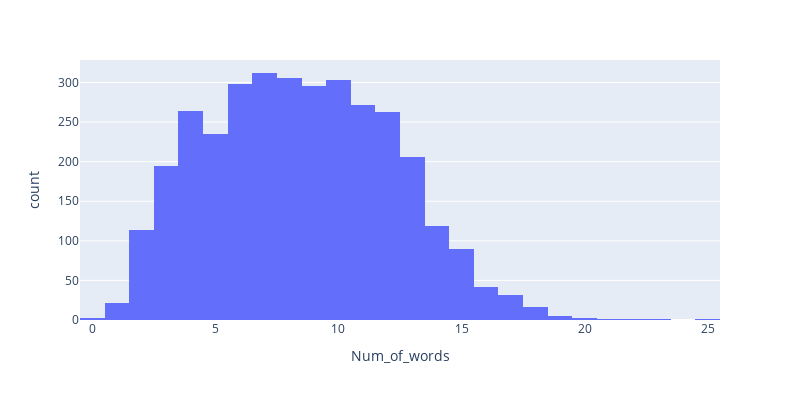

The notebook cell this image was saved under:
### Code cell
fig = px.histogram(train_data, x="Num_of_words")
fig.update_layout(    autosize=False,    width=800,    height=400,)
fig.show()

### Figure 1 — Plotly figure (JSON) as saved in the notebook; plotly's stock layout.template omitted (floating-point values rounded to 4 significant figures; data arrays with more than 128 entries replaced by an {"elided": "..."} marker saying what was removed)
{"data": [{"alignmentgroup": "True", "bingroup": "x", "hovertemplate": "Num_of_words=%{x}<br>count=%{y}<extra></extra>", "legendgroup": "", "marker": {"color": "#636efa"}, "name": "", "offsetgroup": "", "orientation": "v", "showlegend": false, "type": "histogram", "x": {"elided": "3395 int values"}, "xaxis": "x", "yaxis": "y"}], "layout": {"autosize": false, "barmode": "relative", "height": 400, "legend": {"tracegroupgap": 0}, "margin": {"t": 60}, "width": 800, "xaxis": {"anchor": "y", "domain": [0, 1], "title": {"text": "Num_of_words"}}, "yaxis": {"anchor": "x", "domain": [0, 1], "title": {"text": "count"}}}}
